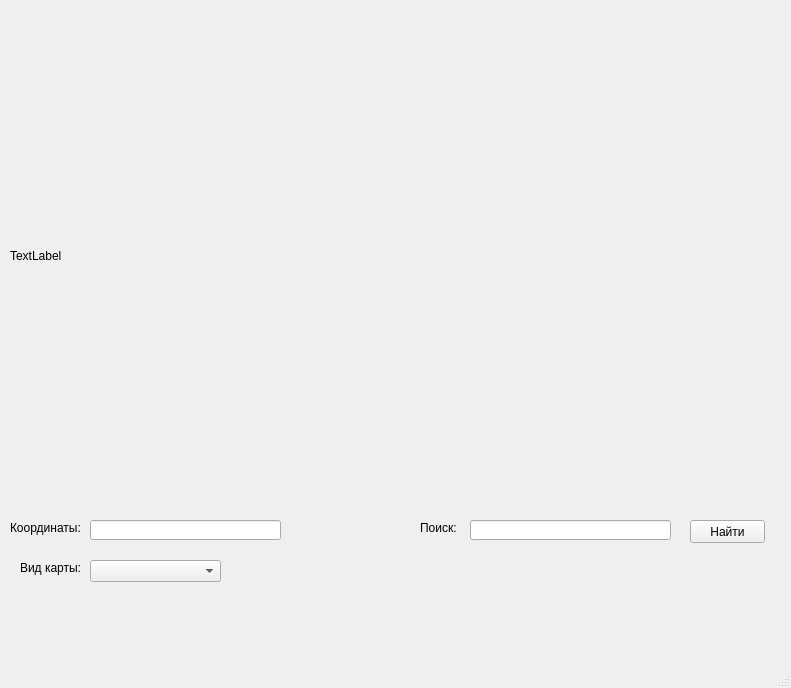
<?xml version="1.0" encoding="UTF-8"?>
<ui version="4.0">
 <class>MainWindow</class>
 <widget class="QMainWindow" name="MainWindow">
  <property name="geometry">
   <rect>
    <x>0</x>
    <y>0</y>
    <width>791</width>
    <height>688</height>
   </rect>
  </property>
  <property name="windowTitle">
   <string>MainWindow</string>
  </property>
  <widget class="QWidget" name="centralwidget">
   <widget class="QLabel" name="label">
    <property name="geometry">
     <rect>
      <x>10</x>
      <y>10</y>
      <width>771</width>
      <height>491</height>
     </rect>
    </property>
    <property name="text">
     <string>TextLabel</string>
    </property>
   </widget>
   <widget class="QLabel" name="label_2">
    <property name="geometry">
     <rect>
      <x>10</x>
      <y>520</y>
      <width>71</width>
      <height>16</height>
     </rect>
    </property>
    <property name="text">
     <string>Координаты:</string>
    </property>
   </widget>
   <widget class="QLineEdit" name="lineEdit">
    <property name="geometry">
     <rect>
      <x>90</x>
      <y>520</y>
      <width>191</width>
      <height>20</height>
     </rect>
    </property>
   </widget>
   <widget class="QComboBox" name="comboBox">
    <property name="geometry">
     <rect>
      <x>90</x>
      <y>560</y>
      <width>131</width>
      <height>22</height>
     </rect>
    </property>
   </widget>
   <widget class="QLabel" name="label_3">
    <property name="geometry">
     <rect>
      <x>20</x>
      <y>560</y>
      <width>61</width>
      <height>16</height>
     </rect>
    </property>
    <property name="text">
     <string>Вид карты:</string>
    </property>
   </widget>
   <widget class="QLabel" name="label_4">
    <property name="geometry">
     <rect>
      <x>420</x>
      <y>520</y>
      <width>47</width>
      <height>16</height>
     </rect>
    </property>
    <property name="text">
     <string>Поиск:</string>
    </property>
   </widget>
   <widget class="QLineEdit" name="lineEdit_2">
    <property name="geometry">
     <rect>
      <x>470</x>
      <y>520</y>
      <width>201</width>
      <height>20</height>
     </rect>
    </property>
   </widget>
   <widget class="QPushButton" name="pushButton">
    <property name="geometry">
     <rect>
      <x>690</x>
      <y>520</y>
      <width>75</width>
      <height>23</height>
     </rect>
    </property>
    <property name="text">
     <string>Найти</string>
    </property>
   </widget>
  </widget>
  <widget class="QMenuBar" name="menubar">
   <property name="geometry">
    <rect>
     <x>0</x>
     <y>0</y>
     <width>791</width>
     <height>21</height>
    </rect>
   </property>
  </widget>
  <widget class="QStatusBar" name="statusbar"/>
 </widget>
 <resources/>
 <connections/>
</ui>
